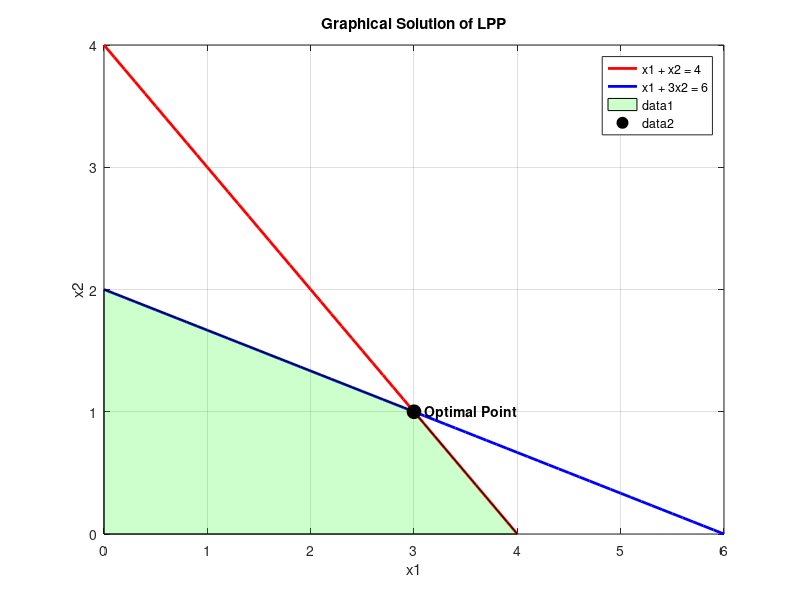

Write MATLAB code to recreate this figure.
 %q:Solve the following LPP using MATLAB 
%z= 3x1+5x2
% constraints: 
%x1+x2<=4
%x1+3x2<6
%x1,x2>=0

clc; clear; close all;

% Coefficients of constraints
% x1 + x2 <= 4
% x1 + 3x2 <= 6
x1 = 0:0.1:6; % range for x1

% Constraint lines
x2_line1 = 4 - x1;       % from x1 + x2 = 4
x2_line2 = (6 - x1)/3;   % from x1 + 3x2 = 6

% Make sure x2 is not negative
x2_line1(x2_line1<0) = NaN;
x2_line2(x2_line2<0) = NaN;

% Plot the constraints
figure;
plot(x1, x2_line1, 'r', 'LineWidth', 2); hold on;
plot(x1, x2_line2, 'b', 'LineWidth', 2);

xlabel('x1'); ylabel('x2');
title('Graphical Solution of LPP');
legend('x1 + x2 = 4','x1 + 3x2 = 6','Location','northeast');
grid on;

% Shade feasible region manually
% Find intersection points (corner points)
A = [1 1; 1 3];
B = [4; 6];
corner_point = A\B; % intersection of both lines

% Other corner points (with axes)
P1 = [0,0];
P2 = [0, min(4,6/3)];
P3 = [min(4,6), 0];
P4 = corner_point';

% Collect feasible points
points = [P1; P2; P4; P3];

% Fill feasible region
patch(points(:,1), points(:,2), 'g', 'FaceAlpha', 0.2);

% Calculate Z = 3x1 + 5x2 for each point
Z = 3*points(:,1) + 5*points(:,2);

% Display results
fprintf('Corner Points and Z values:\n');
for i = 1:size(points,1)
    fprintf('Point (%.2f, %.2f): Z = %.2f\n', points(i,1), points(i,2), Z(i));
end

% Find optimal solution
[maxZ, idx] = max(Z);
fprintf('\nOptimal Solution:\n');
fprintf('x1 = %.2f, x2 = %.2f, Maximum Z = %.2f\n', points(idx,1), points(idx,2), maxZ);

% Mark optimal point on plot
plot(points(idx,1), points(idx,2), 'ko', 'MarkerSize', 10, 'MarkerFaceColor', 'k');
text(points(idx,1)+0.1, points(idx,2), 'Optimal Point', 'FontWeight','bold');
